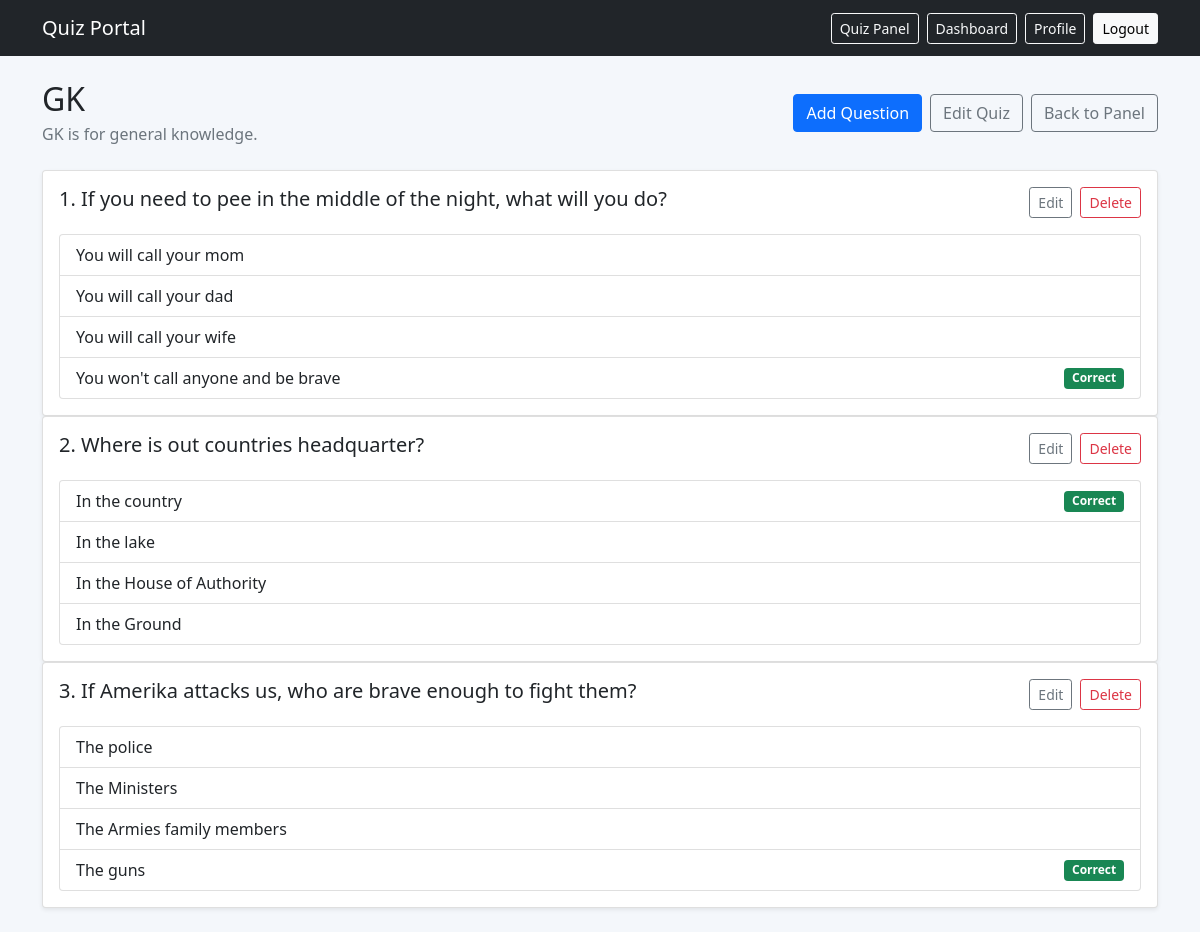
The page /quiz-panel/quizzes/2/questions/ (signed in) on the database its author committed.
### app_quiz/models.py (models this page shows, shortened)
class Quiz(models.Model):
    title = models.CharField(max_length=200)
    description = models.TextField(blank=True)
    class Meta:
        verbose_name_plural = 'Quizzes'

class Question(models.Model):
    quiz = models.ForeignKey(Quiz, on_delete=models.CASCADE, related_name='questions')
    question = models.TextField()

class Option(models.Model):
    question = models.ForeignKey(Question, on_delete=models.CASCADE, related_name='options')
    option = models.CharField(max_length=255)
    is_correct = models.BooleanField(default=False)

### app_quiz/views.py (the view)
# urls.py: path('quiz-panel/quizzes/<int:quiz_id>/questions/', panel_quiz_questions, name='panel_quiz_questions'),
@staff_required
def panel_quiz_questions(request, quiz_id):
    quiz = get_object_or_404(Quiz.objects.prefetch_related('questions__options'), pk=quiz_id)
    return render(request, 'quiz_questions.html', {'quiz': quiz})

### app_quiz/views.py (called while the page is built)
def staff_required(view_func):
    return login_required(user_passes_test(lambda user: user.is_staff)(view_func))

### app_quiz/templates/quiz_questions.html (shortened to what this page needs)
{% extends 'base.html' %}
{% block content %}
  <div class="d-flex flex-wrap justify-content-between align-items-center gap-2 mb-4">
    <div>
      <h2 class="mb-1">{{ quiz.title }}</h2>
      <p class="text-muted mb-0">{{ quiz.description|default:'No description available.' }}</p>
    </div>
    <div class="d-flex flex-wrap gap-2">
      <a class="btn btn-primary" href="{% url 'question_create' quiz.id %}">Add Question</a>
      <a class="btn btn-outline-secondary" href="{% url 'quiz_edit' quiz.id %}">Edit Quiz</a>
      <a class="btn btn-outline-secondary" href="{% url 'quiz_panel' %}">Back to Panel</a>
    </div>
  </div>
  <div class="vstack gap-3">
    {% for question in quiz.questions.all %}
      <div class="card shadow-sm">
        <div class="card-body">
          <div class="d-flex flex-wrap justify-content-between align-items-start gap-2 mb-3">
            <h5 class="mb-0">{{ forloop.counter }}. {{ question.question }}</h5>
            <div class="d-flex flex-wrap gap-2">
              <a class="btn btn-outline-secondary btn-sm" href="{% url 'question_edit' question.id %}">Edit</a>
              <form method="post" action="{% url 'question_delete' question.id %}" onsubmit="return confirm('Delete this question?');">
                <button class="btn btn-outline-danger btn-sm" type="submit">Delete</button>
              </form>
            </div>
          </div>
          <div class="list-group">
            {% for option in question.options.all %}
              <div class="list-group-item d-flex justify-content-between align-items-center">
                <span>{{ option.option }}</span>
                {% if option.is_correct %}
                  <span class="badge bg-success">Correct</span>
                {% endif %}
              </div>
            {% empty %}
              <div class="list-group-item text-muted">No options added yet.</div>
            {% endfor %}
          </div>
        </div>
      </div>
    {% empty %}
      <div class="alert alert-info">No questions yet. Add the first question for this quiz.</div>
    {% endfor %}
  </div>
{% endblock %}

### rows shown on the page
Quiz: title "GK", description "GK is for general knowledge."
Question: question "If you need to pee in the middle of the night, what will you do?"
Option: option "You will call your mom"
Option: option "You will call your dad"
Option: option "You will call your wife"
Option: option "You won't call anyone and be brave", is_correct "Correct"
Question: question "Where is out countries headquarter?"
Option: option "In the country", is_correct "Correct"
Option: option "In the lake"
Option: option "In the House of Authority"
Option: option "In the Ground"
Question: question "If Amerika attacks us, who are brave enough to fight them?"
Option: option "The police"
Option: option "The Ministers"
Option: option "The Armies family members"
Option: option "The guns", is_correct "Correct"
